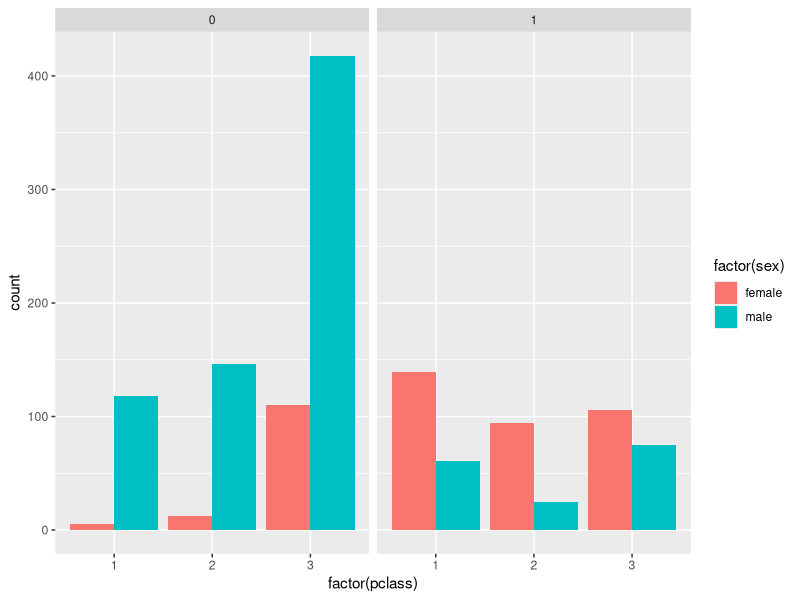

The R script that drew this image:
library(ggplot2)

titanic <- read.csv(file = 'titanic_clean.csv', stringsAsFactors = FALSE)
str(titanic)

ggplot(titanic, aes(x = factor(pclass), fill = factor(sex))) + geom_bar(position = 'dodge') + 
  facet_grid(. ~ survived)
